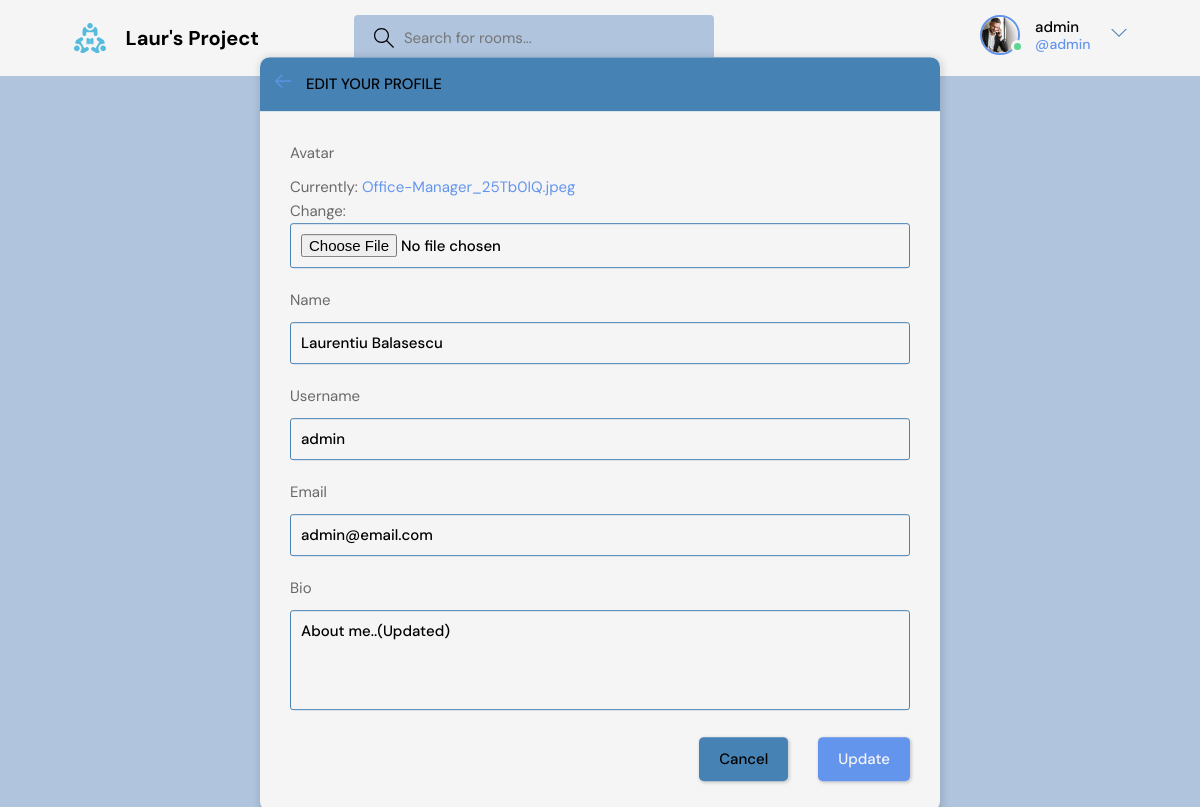
The page /update-user/ (signed in) on the database its author committed.
### base/models.py (models this page shows)
class User(AbstractUser):
    name = models.CharField(max_length=200, null=True)
    email = models.EmailField(unique=True, null=True)
    bio = models.TextField(null=True)
    USERNAME_FIELD = 'email'
    REQUIRED_FIELDS = []
    avatar = models.ImageField(null=True, default='avatar.svg')

### base/views.py (the view)
# urls.py: path('update-user/', views.update_user, name='update-user'),
@login_required(login_url='login')
def update_user(request):
    user = request.user
    form = UserForm(instance=user)
    if request.method == "POST":
        form = UserForm(request.POST, request.FILES, instance=user)
        if form.is_valid():
            form.save()
            return redirect('profile-user', pk=user.id)
    context = {'form': form}
    return render(request, 'base/update-user.html', context)

### base/forms.py
class UserForm(ModelForm):
    class Meta:
        model = User
        fields = ['avatar', 'name', 'username', 'email', 'bio']

### base/templates/base/update-user.html (shortened to what this page needs)
{% extends 'main.html' %}
{% block content %}
    <main class="update-account layout">
        <div class="container">
            <div class="layout__box">
                <div class="layout__boxHeader">
                    <div class="layout__boxTitle">
                        <a href="{% url 'home' %}">
                            <svg version="1.1" xmlns="http://www.w3.org/2000/svg" width="32" height="32"
                                viewBox="0 0 32 32">
                                <title>arrow-left</title>
                                <path
                                    d="M13.723 2.286l-13.723 13.714 13.719 13.714 1.616-1.611-10.96-10.96h27.625v-2.286h-27.625l10.965-10.965-1.616-1.607z">
                                </path>
                            </svg>
                        </a>
                        <h3>Edit your profile</h3>
                    </div>
                </div>
                <div class="layout__body">
                    <form class="form" action="#" method="POST" enctype="multipart/form-data">
                        {% for field in form %}
                        <div class="form__group">
                            <label for="profile_pic">{{field.label}}</label>
                            {{ field }}
                        </div>
                        {% endfor %}
                        <div class="form__action">
                            <a class="btn btn--dark" href="{% url 'home' %}">Cancel</a>
                            <button class="btn btn--main" type="submit">Update</button>
                        </div>
                    </form>
                </div>
            </div>
        </div>
    </main>
{% endblock content %}

### templates/navbar.html (shortened to what this page needs)
{% load static %}
<header class="header header--loggedIn">
      <div class="container">
        <a href="{% url 'home' %}" class="header__logo">
          <img src="{%static 'images/logo.svg' %}" />
          <h1>Laur's Project</h1>
        </a>
        <form class="header__search" method="GET" action="{% url 'home' %}">
          <label>
            <input name="q" placeholder="Search for rooms..." />
          </label>
        </form>
        <nav class="header__menu">
          {% if request.user.is_authenticated %}
          <div class="header__user">
             <a href="{% url 'profile-user' request.user.id %}">
              <div class="avatar avatar--medium active">
                <img src="{{request.user.avatar.url}}" />
              </div>
              <p>{{request.user.username}} <span>@{{request.user.username}}</span></p>
            </a>
            <button class="dropdown-button">
              <svg version="1.1" xmlns="http://www.w3.org/2000/svg" width="32" height="32" viewBox="0 0 32 32">
                <title>chevron-down</title>
                <path d="M16 21l-13-13h-3l16 16 16-16h-3l-13 13z"></path>
              </svg>
            </button>
          </div>
          {% else %}
          <a href="{% url 'login' %}">
              <img src="{% static 'images/avatar.svg' %}" />
              <p>Login</p>
          </a> -->
          {% endif %}
        </nav>
      </div>
    </header>

### rows shown on the page
User: user.avatar (picture), user.username "admin", form "Laurentiu Balasescu" "admin" "admin@email.com" "About me..(Updated)"

### other values the page prints
{{ field.label }} "Avatar" "Name" "Username" "Email" "Bio"
